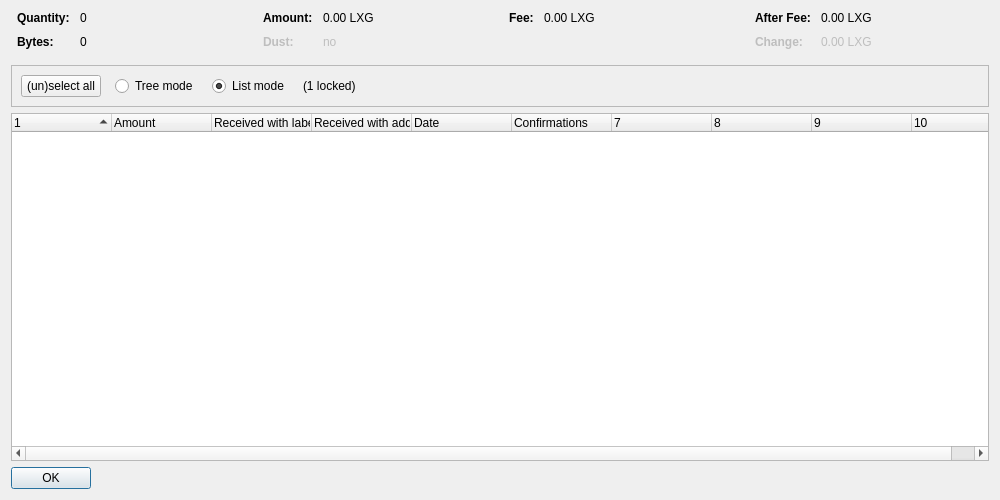
<?xml version="1.0" encoding="UTF-8"?>
<ui version="4.0">
 <class>CoinControlDialog</class>
 <widget class="QDialog" name="CoinControlDialog">
  <property name="geometry">
   <rect>
    <x>0</x>
    <y>0</y>
    <width>1000</width>
    <height>500</height>
   </rect>
  </property>
  <property name="windowTitle">
   <string>Coin Selection</string>
  </property>
  <layout class="QVBoxLayout" name="verticalLayout">
   <item>
    <layout class="QHBoxLayout" name="horizontalLayoutTop" stretch="0,0,0,0">
     <property name="topMargin">
      <number>0</number>
     </property>
     <property name="bottomMargin">
      <number>10</number>
     </property>
     <item>
      <layout class="QFormLayout" name="formLayoutCoinControl1">
       <property name="horizontalSpacing">
        <number>10</number>
       </property>
       <property name="verticalSpacing">
        <number>10</number>
       </property>
       <property name="leftMargin">
        <number>6</number>
       </property>
       <property name="rightMargin">
        <number>6</number>
       </property>
       <item row="0" column="0">
        <widget class="QLabel" name="labelCoinControlQuantityText">
         <property name="font">
          <font>
           <weight>75</weight>
           <bold>true</bold>
          </font>
         </property>
         <property name="text">
          <string>Quantity:</string>
         </property>
        </widget>
       </item>
       <item row="0" column="1">
        <widget class="QLabel" name="labelCoinControlQuantity">
         <property name="cursor">
          <cursorShape>IBeamCursor</cursorShape>
         </property>
         <property name="contextMenuPolicy">
          <enum>Qt::ActionsContextMenu</enum>
         </property>
         <property name="text">
          <string notr="true">0</string>
         </property>
         <property name="textInteractionFlags">
          <set>Qt::LinksAccessibleByMouse|Qt::TextSelectableByKeyboard|Qt::TextSelectableByMouse</set>
         </property>
        </widget>
       </item>
       <item row="1" column="0">
        <widget class="QLabel" name="labelCoinControlBytesText">
         <property name="font">
          <font>
           <weight>75</weight>
           <bold>true</bold>
          </font>
         </property>
         <property name="text">
          <string>Bytes:</string>
         </property>
        </widget>
       </item>
       <item row="1" column="1">
        <widget class="QLabel" name="labelCoinControlBytes">
         <property name="cursor">
          <cursorShape>IBeamCursor</cursorShape>
         </property>
         <property name="contextMenuPolicy">
          <enum>Qt::ActionsContextMenu</enum>
         </property>
         <property name="text">
          <string notr="true">0</string>
         </property>
         <property name="textInteractionFlags">
          <set>Qt::LinksAccessibleByMouse|Qt::TextSelectableByKeyboard|Qt::TextSelectableByMouse</set>
         </property>
        </widget>
       </item>
      </layout>
     </item>
     <item>
      <layout class="QFormLayout" name="formLayoutCoinControl2">
       <property name="horizontalSpacing">
        <number>10</number>
       </property>
       <property name="verticalSpacing">
        <number>10</number>
       </property>
       <property name="leftMargin">
        <number>6</number>
       </property>
       <property name="rightMargin">
        <number>6</number>
       </property>
       <item row="0" column="0">
        <widget class="QLabel" name="labelCoinControlAmountText">
         <property name="font">
          <font>
           <weight>75</weight>
           <bold>true</bold>
          </font>
         </property>
         <property name="text">
          <string>Amount:</string>
         </property>
        </widget>
       </item>
       <item row="0" column="1">
        <widget class="QLabel" name="labelCoinControlAmount">
         <property name="cursor">
          <cursorShape>IBeamCursor</cursorShape>
         </property>
         <property name="contextMenuPolicy">
          <enum>Qt::ActionsContextMenu</enum>
         </property>
         <property name="text">
          <string notr="true">0.00 LXG</string>
         </property>
         <property name="textInteractionFlags">
          <set>Qt::LinksAccessibleByMouse|Qt::TextSelectableByKeyboard|Qt::TextSelectableByMouse</set>
         </property>
        </widget>
       </item>
       <item row="1" column="0">
        <widget class="QLabel" name="labelCoinControlLowOutputText">
         <property name="enabled">
          <bool>false</bool>
         </property>
         <property name="font">
          <font>
           <weight>75</weight>
           <bold>true</bold>
          </font>
         </property>
         <property name="text">
          <string>Dust:</string>
         </property>
        </widget>
       </item>
       <item row="1" column="1">
        <widget class="QLabel" name="labelCoinControlLowOutput">
         <property name="enabled">
          <bool>false</bool>
         </property>
         <property name="cursor">
          <cursorShape>IBeamCursor</cursorShape>
         </property>
         <property name="contextMenuPolicy">
          <enum>Qt::ActionsContextMenu</enum>
         </property>
         <property name="text">
          <string notr="true">no</string>
         </property>
         <property name="textInteractionFlags">
          <set>Qt::LinksAccessibleByMouse|Qt::TextSelectableByKeyboard|Qt::TextSelectableByMouse</set>
         </property>
        </widget>
       </item>
      </layout>
     </item>
     <item>
      <layout class="QFormLayout" name="formLayoutCoinControl3">
       <property name="horizontalSpacing">
        <number>10</number>
       </property>
       <property name="verticalSpacing">
        <number>10</number>
       </property>
       <property name="leftMargin">
        <number>6</number>
       </property>
       <property name="rightMargin">
        <number>6</number>
       </property>
       <item row="0" column="0">
        <widget class="QLabel" name="labelCoinControlFeeText">
         <property name="font">
          <font>
           <weight>75</weight>
           <bold>true</bold>
          </font>
         </property>
         <property name="text">
          <string>Fee:</string>
         </property>
        </widget>
       </item>
       <item row="0" column="1">
        <widget class="QLabel" name="labelCoinControlFee">
         <property name="cursor">
          <cursorShape>IBeamCursor</cursorShape>
         </property>
         <property name="contextMenuPolicy">
          <enum>Qt::ActionsContextMenu</enum>
         </property>
         <property name="text">
          <string notr="true">0.00 LXG</string>
         </property>
         <property name="textInteractionFlags">
          <set>Qt::LinksAccessibleByMouse|Qt::TextSelectableByKeyboard|Qt::TextSelectableByMouse</set>
         </property>
        </widget>
       </item>
      </layout>
     </item>
     <item>
      <layout class="QFormLayout" name="formLayoutCoinControl4">
       <property name="horizontalSpacing">
        <number>10</number>
       </property>
       <property name="verticalSpacing">
        <number>10</number>
       </property>
       <property name="leftMargin">
        <number>6</number>
       </property>
       <property name="rightMargin">
        <number>6</number>
       </property>
       <item row="0" column="0">
        <widget class="QLabel" name="labelCoinControlAfterFeeText">
         <property name="font">
          <font>
           <weight>75</weight>
           <bold>true</bold>
          </font>
         </property>
         <property name="text">
          <string>After Fee:</string>
         </property>
        </widget>
       </item>
       <item row="0" column="1">
        <widget class="QLabel" name="labelCoinControlAfterFee">
         <property name="cursor">
          <cursorShape>IBeamCursor</cursorShape>
         </property>
         <property name="contextMenuPolicy">
          <enum>Qt::ActionsContextMenu</enum>
         </property>
         <property name="text">
          <string notr="true">0.00 LXG</string>
         </property>
         <property name="textInteractionFlags">
          <set>Qt::LinksAccessibleByMouse|Qt::TextSelectableByKeyboard|Qt::TextSelectableByMouse</set>
         </property>
        </widget>
       </item>
       <item row="1" column="0">
        <widget class="QLabel" name="labelCoinControlChangeText">
         <property name="enabled">
          <bool>false</bool>
         </property>
         <property name="font">
          <font>
           <weight>75</weight>
           <bold>true</bold>
          </font>
         </property>
         <property name="text">
          <string>Change:</string>
         </property>
        </widget>
       </item>
       <item row="1" column="1">
        <widget class="QLabel" name="labelCoinControlChange">
         <property name="enabled">
          <bool>false</bool>
         </property>
         <property name="cursor">
          <cursorShape>IBeamCursor</cursorShape>
         </property>
         <property name="contextMenuPolicy">
          <enum>Qt::ActionsContextMenu</enum>
         </property>
         <property name="text">
          <string notr="true">0.00 LXG</string>
         </property>
         <property name="textInteractionFlags">
          <set>Qt::LinksAccessibleByMouse|Qt::TextSelectableByKeyboard|Qt::TextSelectableByMouse</set>
         </property>
        </widget>
       </item>
      </layout>
     </item>
    </layout>
   </item>
   <item>
    <widget class="QFrame" name="frame">
     <property name="minimumSize">
      <size>
       <width>0</width>
       <height>40</height>
      </size>
     </property>
     <property name="frameShape">
      <enum>QFrame::StyledPanel</enum>
     </property>
     <property name="frameShadow">
      <enum>QFrame::Sunken</enum>
     </property>
     <layout class="QHBoxLayout" name="horizontalLayout">
      <item>
       <layout class="QHBoxLayout" name="horizontalLayoutPanel" stretch="0,0,0,0,0">
        <property name="spacing">
         <number>14</number>
        </property>
        <item>
         <widget class="QPushButton" name="pushButtonSelectAll">
          <property name="sizePolicy">
           <sizepolicy hsizetype="Maximum" vsizetype="Fixed">
            <horstretch>0</horstretch>
            <verstretch>0</verstretch>
           </sizepolicy>
          </property>
          <property name="text">
           <string>(un)select all</string>
          </property>
          <property name="autoDefault">
           <bool>false</bool>
          </property>
         </widget>
        </item>
        <item>
         <widget class="QRadioButton" name="radioTreeMode">
          <property name="sizePolicy">
           <sizepolicy hsizetype="Maximum" vsizetype="Fixed">
            <horstretch>0</horstretch>
            <verstretch>0</verstretch>
           </sizepolicy>
          </property>
          <property name="text">
           <string>Tree mode</string>
          </property>
         </widget>
        </item>
        <item>
         <widget class="QRadioButton" name="radioListMode">
          <property name="sizePolicy">
           <sizepolicy hsizetype="Maximum" vsizetype="Fixed">
            <horstretch>0</horstretch>
            <verstretch>0</verstretch>
           </sizepolicy>
          </property>
          <property name="text">
           <string>List mode</string>
          </property>
          <property name="checked">
           <bool>true</bool>
          </property>
         </widget>
        </item>
        <item>
         <widget class="QLabel" name="labelLocked">
          <property name="text">
           <string notr="true">(1 locked)</string>
          </property>
         </widget>
        </item>
        <item>
         <spacer name="horizontalSpacer">
          <property name="orientation">
           <enum>Qt::Horizontal</enum>
          </property>
          <property name="sizeHint" stdset="0">
           <size>
            <width>40</width>
            <height>20</height>
           </size>
          </property>
         </spacer>
        </item>
       </layout>
      </item>
     </layout>
    </widget>
   </item>
   <item>
    <widget class="CoinControlTreeWidget" name="treeWidget">
     <property name="contextMenuPolicy">
      <enum>Qt::CustomContextMenu</enum>
     </property>
     <property name="sortingEnabled">
      <bool>false</bool>
     </property>
     <property name="columnCount">
      <number>10</number>
     </property>
     <attribute name="headerShowSortIndicator" stdset="0">
      <bool>true</bool>
     </attribute>
     <attribute name="headerStretchLastSection">
      <bool>false</bool>
     </attribute>
     <column>
      <property name="text">
       <string/>
      </property>
     </column>
     <column>
      <property name="text">
       <string>Amount</string>
      </property>
     </column>
     <column>
      <property name="text">
       <string>Received with label</string>
      </property>
     </column>
     <column>
      <property name="text">
       <string>Received with address</string>
      </property>
     </column>
     <column>
      <property name="text">
       <string>Date</string>
      </property>
     </column>
     <column>
      <property name="text">
       <string>Confirmations</string>
      </property>
      <property name="toolTip">
       <string>Confirmed</string>
      </property>
     </column>
     <column>
      <property name="text">
       <string/>
      </property>
     </column>
     <column>
      <property name="text">
       <string/>
      </property>
     </column>
     <column>
      <property name="text">
       <string/>
      </property>
     </column>
     <column>
      <property name="text">
       <string/>
      </property>
     </column>
    </widget>
   </item>
   <item>
    <widget class="QDialogButtonBox" name="buttonBox">
     <property name="sizePolicy">
      <sizepolicy hsizetype="Maximum" vsizetype="Fixed">
       <horstretch>0</horstretch>
       <verstretch>0</verstretch>
      </sizepolicy>
     </property>
     <property name="orientation">
      <enum>Qt::Horizontal</enum>
     </property>
     <property name="standardButtons">
      <set>QDialogButtonBox::Ok</set>
     </property>
    </widget>
   </item>
  </layout>
 </widget>
 <customwidgets>
  <customwidget>
   <class>CoinControlTreeWidget</class>
   <extends>QTreeWidget</extends>
   <header>coincontroltreewidget.h</header>
  </customwidget>
 </customwidgets>
 <resources/>
 <connections/>
</ui>
